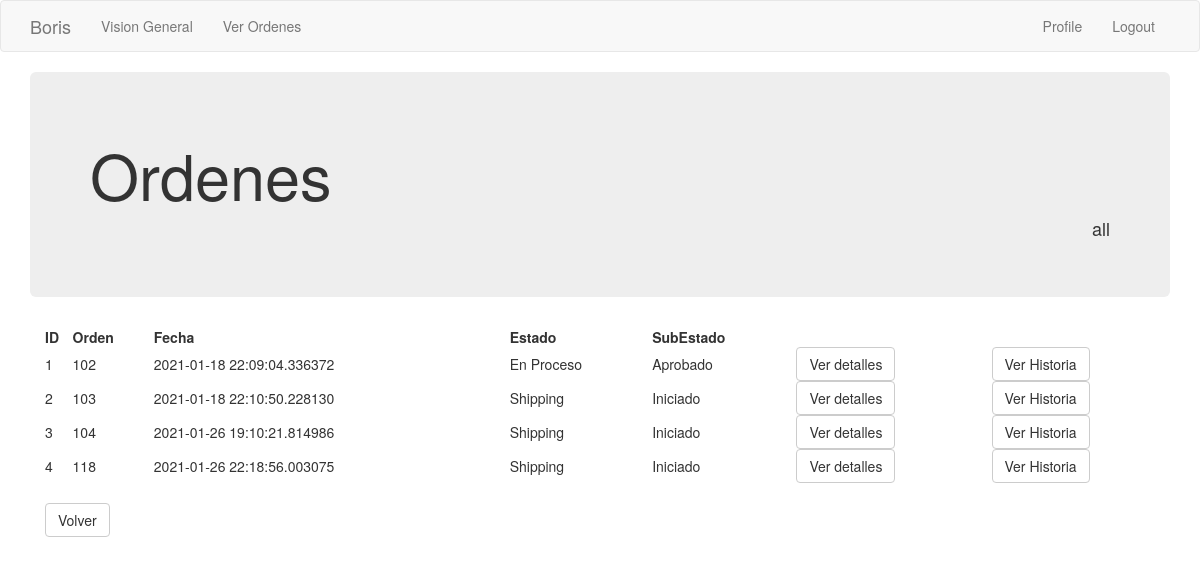
The page /ordenes/all/all (signed in) on the database its author committed.
### app/models.py (models this page shows, shortened)
class Order_header(db.Model):
    id = db.Column(db.Integer, primary_key=True)
    order_number = db.Column(db.Integer, index=True)
    order_id_anterior = db.Column(db.Integer)
    creation_date = db.Column(db.String(35), index=True)
    last_update_date = db.Column(db.String(35))
    payment_method = db.Column(db.String(10))
    payment_card = db.Column(db.String(10))
    courier_order_id = db.Column(db.String(64), index=True)
    status = db.Column(db.String(15))
    sub_status = db.Column(db.String(15))
    customer_address = db.Column(db.String(64))
    customer_number = db.Column(db.String(10))
    customer_floor = db.Column(db.String(10))
    customer_zipcode = db.Column(db.String(8))
    customer_locality = db.Column(db.String(64))
    customer_city = db.Column(db.String(64))
    customer_province = db.Column(db.String(64))
    customer_country = db.Column(db.String(64))
    detalle = db.relationship('Order_detail', backref='productos', lazy='dynamic')
    transaction = db.relationship('Transaction_log', backref='transaccion', lazy='dynamic')
    customer_id = db.Column(db.Integer, db.ForeignKey('customer.id'))
    store = db.Column(db.Integer, db.ForeignKey('company.store_id'))

### app/main/routes.py (the view, shortened to what this page needs)
@bp.route('/ordenes/<estado>/<subestado>', methods=['GET', 'POST'])
@login_required
def ver_ordenes(estado, subestado):
    if estado == 'all':
        ordenes =  Order_header.query.filter_by(store=current_user.store).all()
    return render_template('ordenes.html', title='Ordenes', ordenes=ordenes, estado=estado)

### app/main/routes.py (called while the page is built)
@bp.before_app_request
def before_request():
    if current_user.is_authenticated:
        current_user.last_seen = datetime.utcnow()
        db.session.commit()

### app/models.py (called while the page is built)
@login.user_loader
def load_user(id):
    return User.query.get(int(id))

### app/templates/ordenes.html
{% extends "base.html" %}
{% block app_content %}
<div class='jumbotron'>
    <h1> Ordenes</h1>
    <h4 class="text-right"> {{ estado }}</h4>
</div>
    <div class='container'>
        <table style="width:100%">
            <tr>
                <th>ID</th>
                <th>Orden</th>
                <th>Fecha</th>
                <th>Estado</th>
                <th>SubEstado</th>
                <th></th>
            </tr>
            {% for i in ordenes %}
            <tr>
                <td>{{i['id']}}</td>
                <td>{{i['order_number']}}</td>
                <td>{{i['creation_date']}}</td>
                <td>{{i['status']}}</td>
                <td>{{i['sub_status']}}</td>
                <td><a href="{{ url_for('main.orden', orden_id = i['id']) }}">
                    <button class="btn btn-default"> Ver detalles </button></td>
                <td><a href="{{ url_for('main.historia_orden', orden_id = i['id']) }}">
                    <button class="btn btn-default"> Ver Historia </button></td>
            </tr>
            {% endfor %}
        </table>
        <br>
        <td><a href="{{ url_for('main.vision_general') }}">
            <button class="btn btn-default"> Volver </button></a>
        </td>
    </div>
{% endblock %}

### rows shown on the page
Order_header: id "1", order_number "102", creation_date "2021-01-18 22:09:04.336372", status "En Proceso", sub_status "Aprobado"
Order_header: id "2", order_number "103", creation_date "2021-01-18 22:10:50.228130", status "Shipping", sub_status "Iniciado"
Order_header: id "3", order_number "104", creation_date "2021-01-26 19:10:21.814986", status "Shipping", sub_status "Iniciado"
Order_header: id "4", order_number "118", creation_date "2021-01-26 22:18:56.003075", status "Shipping", sub_status "Iniciado"

### other values the page prints
{{ 'Logout' }} "Logout"
{{ estado }} "all"
